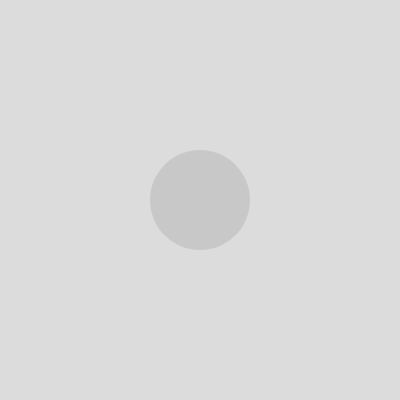
Frame 1 (no input)
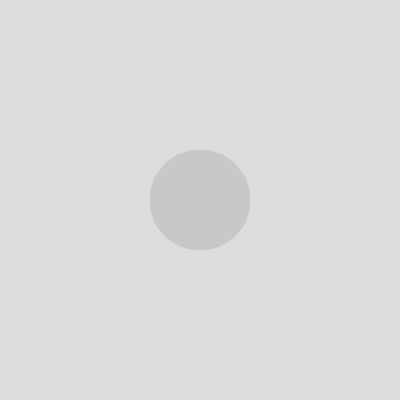
Frame 60 (no input)
Frame 120 (the mouse pressed at the canvas centre since frame 60): identical to frame 60, image omitted

The p5.js sketch that drew these frames (run headless with seeded random() and noise() and a simulated clock; from frame 60 on, the mouse is pressed at the canvas centre):

// p5.js sketch
// ── sketch.js
function setup() {
  createCanvas(400, 400);
  background (220);
}

function draw() {
  fill(200,200,200);
  noStroke();
  circle(200,200,100);
}
